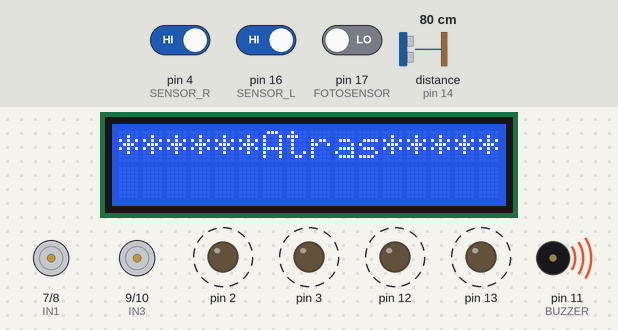
This sketch was run on a simulated Arduino Uno, built with avr-gcc and run on an emulated ATmega328P. Parts: 16×2 character LCD, motor-driver pin pairs drawn as motors (green arrow = first pin HIGH = forward, orange = second pin HIGH = backward, longer = more drive, scaled by the enable pin), output pins drawn as LEDs (lit = HIGH), buzzer (waves = sounding, pin HIGH). Dashed ring = blinking. The test bench sets the inputs (shaded band); at power-on: distance to the obstacle (sensor on pin 14) 80 cm, pin 4 (SENSOR_R) HIGH, pin 16 (SENSOR_L) HIGH, pin 17 (FOTOSENSOR) LOW. The echo pulse lasts 58.3 µs per cm.

Above: at 4.06 s.
4.1 s: distance to the obstacle (sensor on pin 14) set to 52 cm
6.4 s: distance to the obstacle (sensor on pin 14) set to 45 cm
At 8.2 s:
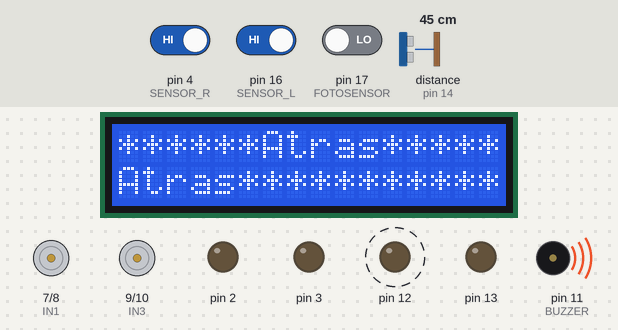
8.4 s: distance to the obstacle (sensor on pin 14) set to 28 cm
12.6 s: distance to the obstacle (sensor on pin 14) set to 23 cm
At 14.1 s:
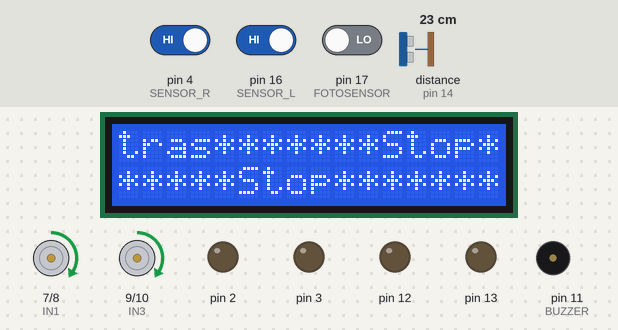
15.7 s: distance to the obstacle (sensor on pin 14) set to 35 cm
At 17.2 s:
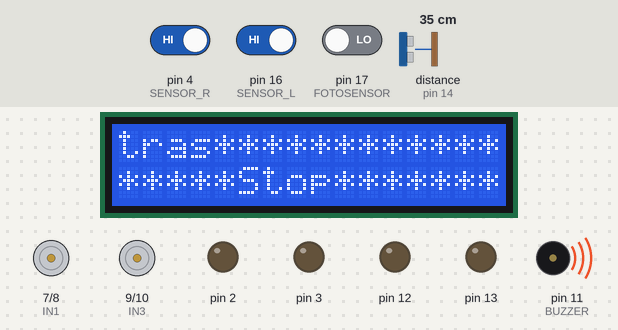
18.9 s: distance to the obstacle (sensor on pin 14) set to 250 cm
At 21.99 s:
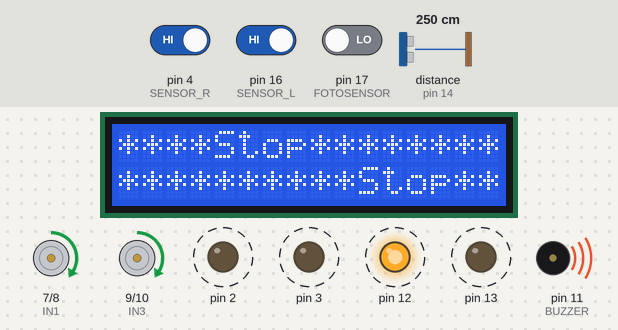
Timing chart, 0 to 25.9 s (numbered marks = the images above; inputs shaded):
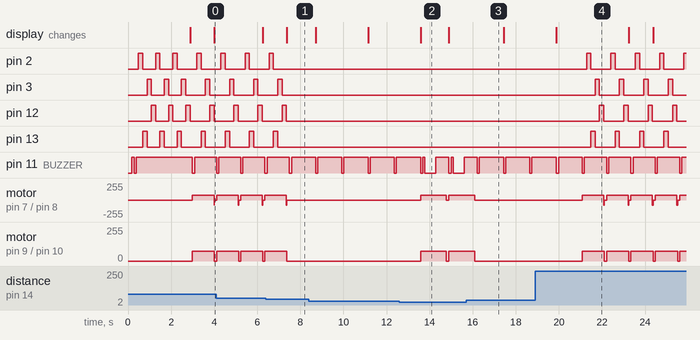

The sketch:

Smart2car_auto.ino
```cpp
/* Project: Smart2car */
/* Author: Jordi Rodriguez */

// Incluye Headers
#include "Pinout.h"
#include "Constants.h"

// Define ultrasonidos HC-SR04
#include <NewPing.h>
NewPing sonar (TRIGGER_PIN, ECHO_PIN);

// Define LCD
#include <Wire.h>
#include <LiquidCrystal_I2C.h>
LiquidCrystal_I2C lcd (0x27, 16, 2);


void setup() {

  // Inicia LCD
  lcd.begin();
  lcd.clear();
  lcd.setCursor (0,0);
  lcd.print("****Smart2car****");

  // Inicia Buzzer
  Buzzer_init();
  Buzzer(2,100,100);

  // Inicia Leds
  Led_init(WHITE_R);
  Led_init(WHITE_L);
  Led_init(RED_R);
  Led_init(RED_L);
  for (byte i=0; i<3; i++){
    Led_wheel();
  }

  // Configura sensores de línea
  pinMode(SENSOR_L, INPUT);
  pinMode(SENSOR_R, INPUT);

  // Inicia Motores
  Motores_init();

  lcd.clear();
  lcd.setCursor (0,0);
}


void loop() {
  Lectura_sensores();
  Luces();
  Distancia();
  Linea();
}


void Lectura_sensores() {
  Sensor_left = digitalRead(SENSOR_L);
  Sensor_right = digitalRead(SENSOR_R);

  Sensor_front = sonar.ping_cm();

  Sensor_luz = digitalRead(FOTOSENSOR);
}

void Luces() {
  /* Enciende luces en la oscuridad */
  if (Sensor_luz == HIGH){
    LightOn(WHITE_R);
    LightOn(WHITE_L);
    LightOn(RED_R);
    LightOn(RED_L);
  }
  else {
    LightOff(WHITE_R);
    LightOff(WHITE_L);
    LightOff(RED_R);
    LightOff(RED_L);
  }
}

void Distancia() {

  while (Sensor_front<=STOP_DISTANCE){
    Para(100);
    Sensor_front = sonar.ping_cm();

    /* Retrocede si tiene un obstáculo cerca */
    if (Sensor_front<=ATRAS_DISTANCE) {
      lcd.print("******Atras******");
      Retrocede();
      Buzzer(1,500,500);
    }

    /* Se mantiene parado si tiene un obstáculo delante */
    else {

      lcd.print("******Stop*******");
      Stop();
      Buzzer(1,100,1000);
    }
  }
}

void Linea() {
  /* Decisiones de movimiento en función de los sensores de suelo */
  if (Sensor_left == 0 && Sensor_right == 0){
    Avanza();
    lcd.print("*****Avanza******");

  }
  if (Sensor_left == 0 && Sensor_right == 1){
    Para(100);
    Retrocede();
    Izquierda();
    lcd.print("****Izquierda****");
  }
  if (Sensor_left == 1 && Sensor_right == 0){
    Para(100);
    Retrocede();
    Derecha();
    lcd.print("****Derecha******");
  }

  if (Sensor_left == 1 && Sensor_right == 1){
    Para(100);
    Retrocede();
    Led_wheel();
    Gira_izquierda();
    lcd.print("******Atras******");
  }
}
```

Buzzer_activo.ino
```cpp
/* Project: Smart2car */
/* Author: Jordi Rodriguez */

void Buzzer_init(){
  pinMode (BUZZER, OUTPUT);
  digitalWrite (BUZZER, HIGH);
}

void Buzzer (uint8_t numero, unsigned int tiempo, unsigned int silencio){
  for (uint8_t i=0; i<numero; i++){
    digitalWrite (BUZZER, LOW);
    delay (tiempo);
    digitalWrite (BUZZER, HIGH);
    delay (silencio);
  }
}
```

Constants.h
```cpp
/* Project: Smart2car */
/* Author: Jordi Rodriguez */

#pragma once

const int STOP_DISTANCE = 50; // Distancia de obstáculo para permanecer parado
const int ATRAS_DISTANCE = 25; // Distancia de obstáculo para retroceder

const int Velocidad = 150;    // Velocidad máxima para motores

int Sensor_left = 0;
int Sensor_right = 0;
int Sensor_front = 0;
int Sensor_luz = 0;
```

Leds.ino
```cpp
/* Project: Smart2car */
/* Author: Jordi Rodriguez */

void Led_init (uint8_t LED_PIN){
  pinMode (LED_PIN, OUTPUT);
  digitalWrite (LED_PIN, LOW);
}

void LightOn (uint8_t LED_PIN){
  digitalWrite (LED_PIN, HIGH);
}

void LightOff (uint8_t LED_PIN){
  digitalWrite (LED_PIN, LOW);
}

void Parpadeo (uint8_t LED_PIN){
  LightOn (LED_PIN);
  delay(200);
  LightOff (LED_PIN);
}

void Led_wheel (){
  Parpadeo (WHITE_R);
  Parpadeo (WHITE_L);
  Parpadeo (RED_R);
  Parpadeo (RED_L);
}
```

Motores_amarillos.ino
```cpp
/* Project: Smart2car */
/* Author: Jordi Rodriguez */

void Motores_init(){
  pinMode (IN1, OUTPUT);
  pinMode (IN2, OUTPUT);
  pinMode (ENA, OUTPUT);
  pinMode (ENB, OUTPUT);
  pinMode (IN3, OUTPUT);
  pinMode (IN4, OUTPUT);
}

void Para (int tiempo){
  analogWrite (ENA, 0);
  digitalWrite (IN1, LOW);
  digitalWrite (IN2, LOW);
  analogWrite (ENB, 0);
  digitalWrite (IN3, LOW);
  digitalWrite (IN4, LOW);
  delay (tiempo);
}

void Stop (){
  analogWrite (ENA, 0);
  digitalWrite (IN1, LOW);
  digitalWrite (IN2, LOW);
  analogWrite (ENB, 0);
  digitalWrite (IN3, LOW);
  digitalWrite (IN4, LOW);
}

void Avanza(){
  analogWrite (ENA, Velocidad);
  digitalWrite (IN1, LOW);
  digitalWrite (IN2, HIGH);
  analogWrite (ENB, Velocidad);
  digitalWrite (IN3, LOW);
  digitalWrite (IN4, HIGH);
}

void Retrocede(){
  analogWrite (ENA, Velocidad/2);
  digitalWrite (IN1, HIGH);
  digitalWrite (IN2, LOW);
  analogWrite (ENB, Velocidad/2);
  digitalWrite (IN3, HIGH);
  digitalWrite (IN4, LOW);
  Buzzer (1, 100, 100);
}

void Izquierda(){
  analogWrite (ENA, Velocidad);
  digitalWrite (IN1, LOW);
  digitalWrite (IN2, HIGH);
  analogWrite (ENB, 0);
  digitalWrite (IN3, HIGH);
  digitalWrite (IN4, LOW);
}

void Derecha(){
  analogWrite (ENA, Velocidad);
  digitalWrite (IN1, HIGH);
  digitalWrite (IN2, LOW);
  analogWrite (ENB, 0);
  digitalWrite (IN3, LOW);
  digitalWrite (IN4, HIGH);
}

void Gira_izquierda(){
  analogWrite (ENA, Velocidad/2);
  digitalWrite (IN1, LOW);
  digitalWrite (IN2, HIGH);
  analogWrite (ENB, Velocidad/2);
  digitalWrite (IN3, HIGH);
  digitalWrite (IN4, LOW);
}

void Gira_derecha(){
  analogWrite (ENA, Velocidad/2);
  digitalWrite (IN1, HIGH);
  digitalWrite (IN2, LOW);
  analogWrite (ENB, Velocidad/2);
  digitalWrite (IN3, LOW);
  digitalWrite (IN4, HIGH);
}
```

Pinout.h
```cpp
/* Project: Smart2car */
/* Author: Jordi Rodriguez */

#pragma once

// Ultrasonidos
const uint8_t ECHO_PIN = 14; // = A0
const uint8_t TRIGGER_PIN = 15; // =A1

// Sensores de línea
const uint8_t SENSOR_L = 16; // = A2
const uint8_t SENSOR_R = 4;

// Sensor fotolumínico
const uint8_t FOTOSENSOR = 17; // = A3

// I2C_LCD_SDA = A4;
// I2C_LCD_SCL = A5;

// Leds
const uint8_t WHITE_R = 2;
const uint8_t WHITE_L = 13;
const uint8_t RED_R = 3;
const uint8_t RED_L = 12;

// Driver Motores L298N
const uint8_t ENB = 5;
const uint8_t IN3 = 9;
const uint8_t IN4 = 10;
const uint8_t ENA = 6;
const uint8_t IN1 = 7;
const uint8_t IN2 = 8;

// Buzzer
const uint8_t BUZZER = 11;
```

Measured:
- the behaviour switches between 50 and 49 cm on distance to the obstacle (sensor on pin 14) (found by bisection; images 0 and 1)
- the behaviour switches between 26 and 25 cm on distance to the obstacle (sensor on pin 14) (found by bisection; images 1 and 2)
- after the input at 6.4 s, pin 2: goes on until 6.8 s, then stays LOW; pin 13: goes on until 7.0 s, then stays LOW; motor on pin 7 (IN1) / pin 8 (IN2), motor on pin 9 (IN3) / pin 10 (IN4): goes on until 7.4 s, then stays stopped
- after the input at 12.6 s, motor on pin 7 (IN1) / pin 8 (IN2), motor on pin 9 (IN3) / pin 10 (IN4): stopped → forward 75/255 after 0.98 s, → stopped 1.2 s later, → forward 75/255 0.12 s later; the display: changes after 0.98 s (image 2)
- after the input at 15.7 s, motor on pin 7 (IN1) / pin 8 (IN2), motor on pin 9 (IN3) / pin 10 (IN4): goes on until 16.1 s, then stays stopped
- after the input at 18.9 s, pin 2: alternates HIGH for 0.20 s and LOW for 0.93 s, starting after 2.4 s; pin 3: alternates HIGH for 0.20 s and LOW for 0.93 s, starting after 2.8 s
- by itself, pin 2, pin 3, pin 12, pin 13: alternates HIGH for 0.20 s and LOW for 0.92 s
- by itself, pin 11 (BUZZER): alternates HIGH for 1.0 s and LOW for 0.10 s
